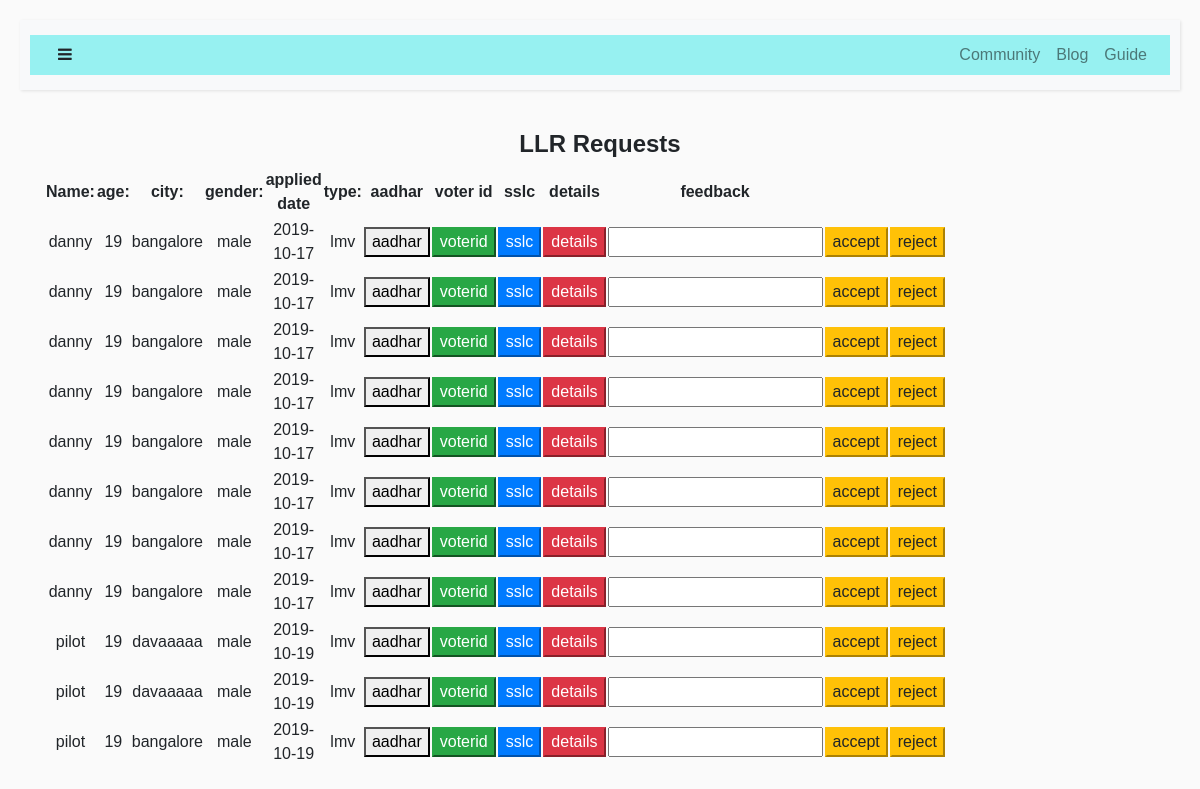
Before: /adminllr with the older database file.
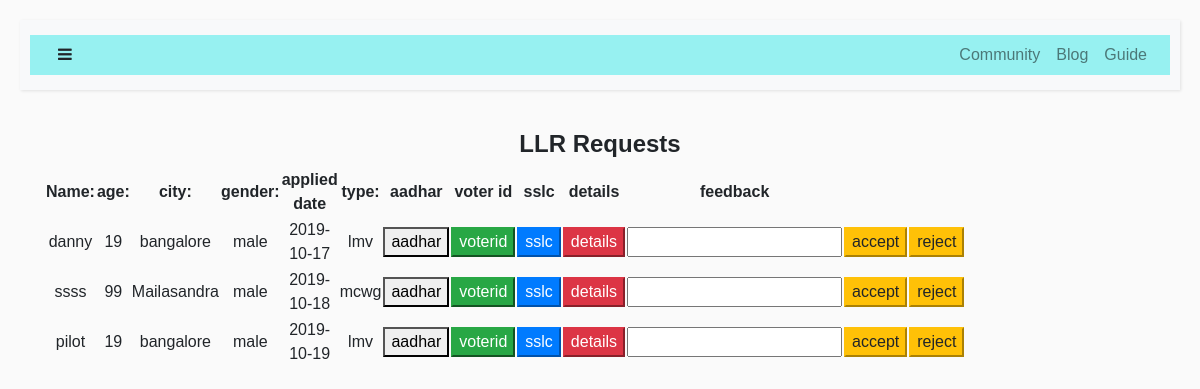
After: the same page with the newer database file.
### tables this page shows
CREATE TABLE "llr" (
	`id`	INTEGER NOT NULL PRIMARY KEY AUTOINCREMENT,
	`firstname`	TEXT,
	`lastname`	TEXT,
	`fathername`	TEXT,
	`email`	TEXT,
	`address`	TEXT,
	`pincode`	INTEGER,
	`city`	TEXT,
	`district`	TEXT,
	`state`	TEXT,
	`country`	TEXT,
	`dob`	TEXT,
	`age`	INTEGER,
	`gender`	TEXT,
	`phone`	INTEGER,
	`bloodgroup`	TEXT,
	`currentdate`	TEXT,
	`expirydate`	TEXT,
	`status`	TEXT,
	`type`	TEXT,
	`rto`	TEXT,
	`feedback`	TEXT
);

### login.py (the view)
@app.route('/adminllr',methods=['GET','POST'])
def adminllr():
    with sqlite3.connect('r.db') as con:
            cur=con.cursor()
            if(cur.execute("SELECT firstname,email,age,city,gender,currentdate,type FROM llr WHERE status=?",("pending",))):
                data=cur.fetchall()
                return render_template('adminllr.html',data=data)
            else:
                flash("error")
                return render_template('empdashboard.html')

### templates/adminllr.html (shortened to what this page needs)
{% extends "layout.html" %}
{% block body %}
<center><h4><b>LLR Requests</b></h4></center>
<div class="container">
    <div class="row">
<div class="col-md-8">
    <table>
        <tr>
            <th>Name:</th>
            <th>age:</th>
            <th>city:</th>
            <th>gender:</th>
            <th>applied date</th>
            <th>type:</th>
            <th>aadhar</th>
            <th>voter id</th>
            <th>sslc</th>
            <th>details</th>
            <th>feedback</th>
        </tr>
        {% for row in data %}
        <form method=post  action="/edit/{{ row[1] }}">
        <tr>
            <td>{{row[0]}}</td>
            <td>{{row[2]}}</td>
            <td>{{row[3]}}</td>
            <td>{{row[4]}}</td>
            <td>{{row[5]}}</td>
            <td>{{row[6]}}</td>
            <td><a href="/aadhar/{{ row[1] }}"><button type="button" class="btn-default">aadhar</button></a></td>
            <td><a href="/voterid/{{ row[1] }}"><button type="button" class="btn-success">voterid</button></a></td>
            <td><a href="/sslc/{{ row[1] }}"><button type="button" class="btn-primary">sslc</button></a></td>
            <td><a href="/details/{{ row[1] }}"><button type="button" class="btn-danger">details</button></a></td>
            <td><input type="text" name="feedback"></td>
            <td><input type="submit" name="action" class="btn-warning" value="accept"></td>
            <td><input type="submit" name="action" class="btn-warning" value="reject"></td>
        </tr>
{% endfor %}
    </table>
</div>
</div>
{% endblock%}

### templates/layout.html (shortened to what this page needs)
<!doctype html>
<html lang="en">
<head>
  <link rel="stylesheet" href="{{ url_for('static',filename='styles/myform.css')}}" type="text/css">
  <link rel="stylesheet" href="https://stackpath.bootstrapcdn.com/bootstrap/4.3.1/css/bootstrap.min.css">
  <link rel="stylesheet" href="https://cdnjs.cloudflare.com/ajax/libs/malihu-custom-scrollbar-plugin/3.1.5/jquery.mCustomScrollbar.min.css">
  <link rel="stylesheet" href="https://stackpath.bootstrapcdn.com/bootstrap/4.3.1/css/bootstrap.min.css">
  <link rel="stylesheet" href="https://stackpath.bootstrapcdn.com/font-awesome/4.7.0/css/font-awesome.min.css">
</head>
  <body class="text-center">
    {% include 'navbar.html' %}
    {% block body %}
    {% endblock %}
    </body>
    </html>

### templates/navbar.html (shortened to what this page needs)
<div class="wrapper">
  <div id="content">
      <nav class="navbar navbar-expand-lg navbar-light bg-light">
          <div class="container-fluid">
              <button type="button" id="sidebarCollapse" class="btn text-sidebar bg-turbo-yellow" color="black">
                  <i class="fa fa-bars"></i>
              </button>
              <div class="collapse navbar-collapse" id="navbarSupportedContent" >
                  <ul class="nav navbar-nav ml-auto">
                      <li class="nav-item">
                          <a class="nav-link" href="#">Community</a>
                      </li>
                      <li class="nav-item">
                          <a class="nav-link" href="#">Blog</a>
                      </li>
                      <li class="nav-item">
                          <a class="nav-link" href="#">Guide</a>
                      </li>
                  </ul>
              </div>
          </div>
      </nav>

### templates/navbar.html (style rules this page uses)
.bg-turbo-yellow { background-color: $turbo-yellow; }
body { font-family: 'Poppins', sans-serif; background: #fafafa; }
a, a:hover, a:focus { color: inherit; text-decoration: none; transition: all 0.3s; }
.container-fluid { background: rgb(151, 241, 241); }
.navbar { padding: 15px 10px; background: rgb(136, 120, 120); border: none; border-radius: 0; margin-bottom: 40px; box-shadow: 1px 1px 3px rgba(0, 0, 0, 0.1); }
.text-sidebar { color: $text-sidebar; }
.wrapper { display: flex; width: 100%; align-items: stretch; }
#content { width: 100%; padding: 20px; min-height: 100vh; transition: all 0.3s; }

Changed rows visible on the page:
removed llr: firstname "danny", age "19", city "bangalore", gender "male", currentdate "2019-10-17", type "lmv"
removed llr: firstname "danny", age "19", city "bangalore", gender "male", currentdate "2019-10-17", type "lmv"
removed llr: firstname "danny", age "19", city "bangalore", gender "male", currentdate "2019-10-17", type "lmv"
removed llr: firstname "danny", age "19", city "bangalore", gender "male", currentdate "2019-10-17", type "lmv"
removed llr: firstname "danny", age "19", city "bangalore", gender "male", currentdate "2019-10-17", type "lmv"
removed llr: firstname "danny", age "19", city "bangalore", gender "male", currentdate "2019-10-17", type "lmv"
removed llr: firstname "danny", age "19", city "bangalore", gender "male", currentdate "2019-10-17", type "lmv"
removed llr: firstname "pilot", age "19", city "davaaaaa", gender "male", currentdate "2019-10-19", type "lmv"
removed llr: firstname "pilot", age "19", city "davaaaaa", gender "male", currentdate "2019-10-19", type "lmv"
now on this page (row edited): llr: firstname "ssss", age "99", city "Mailasandra", gender "male", currentdate "2019-10-18", type "mcwg"
